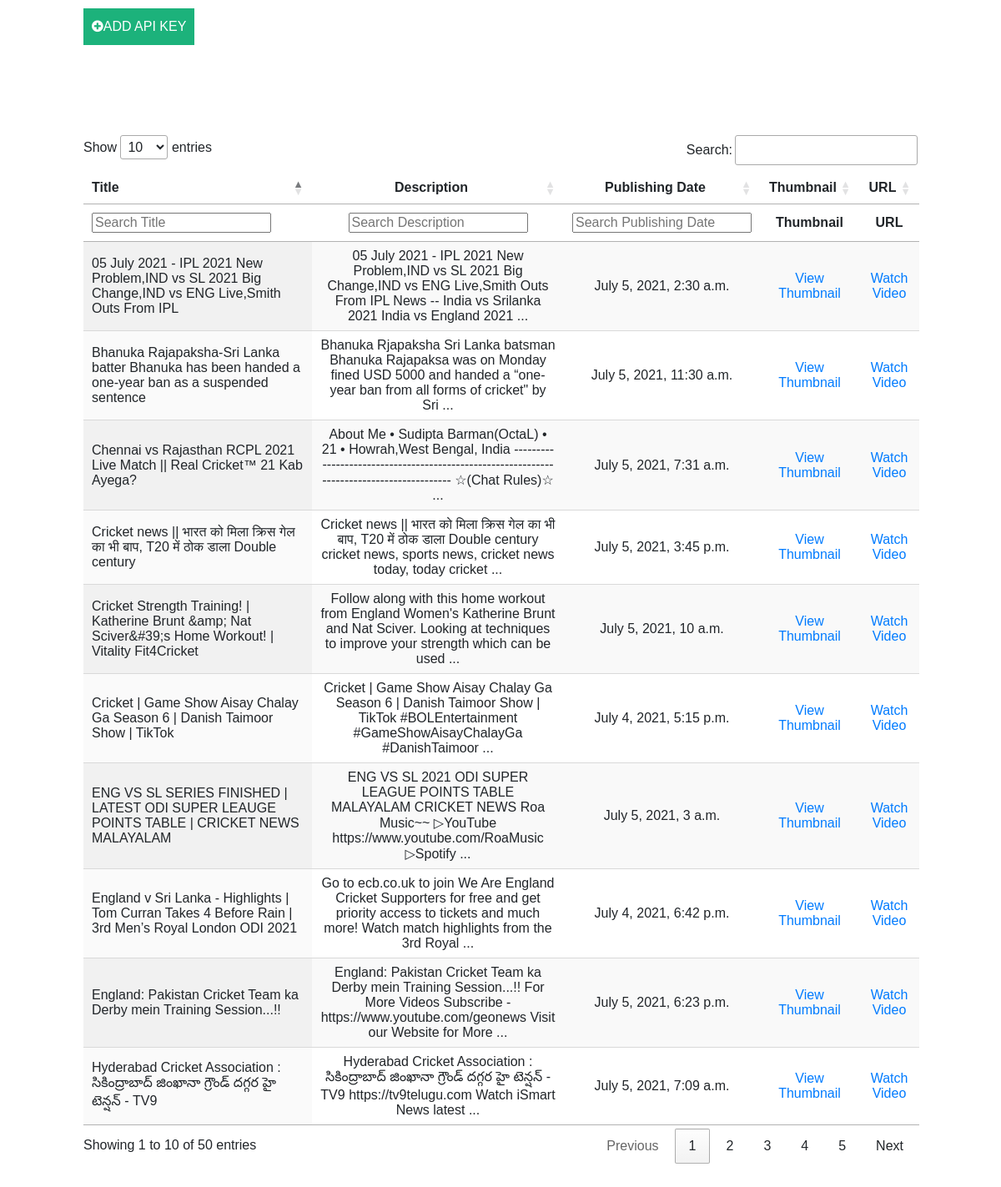
The page / on the database its author committed.
### video_app/models.py (models this page shows, shortened)
class videos(models.Model):
    video_id = models.CharField(max_length=200,null=True,unique=True)
    title = models.CharField(max_length=500,null=True)
    description = models.CharField(max_length=2000,null=True)
    date = models.DateTimeField(null=True)
    photo = models.CharField(max_length=100,null=True)
    url = models.CharField(max_length=500,null=True)

### video_app/views.py (the view)
# urls.py: path('', views.dashboard, name='dashboard'),
def dashboard(request):
    entries = getattr(models, VIDEOS).objects.all().order_by('-'+DATE)
    return render(request, BASE_PATH, {ENTRIES: entries})

### video_app/templates/video_app/base.html (shortened to what this page needs)
<!DOCTYPE>
    <html>
    <head>
{% include "video_app/imports/css.html" %}
    <head>
    <body>
    <button type='button' onclick="crud()"  style=" width:auto;padding:10px;margin-left:100px;margin-top:10px"><i class="fa fa-plus-circle"></i>ADD API KEY</button>
    <div style="padding:100px">
    {% include "video_app/table/table.html" %}
</body>
</html>

### video_app/templates/video_app/table/table.html
<table id="table_id" class="display">
    <thead>
        <tr>
            <th>Title</th>
            <th style="text-align:center">Description</th>
            <th style="text-align:center">Publishing Date</th>
            <th style="text-align:center">Thumbnail</th>
            <th style="text-align:center">URL</th>
        </tr>
    </thead>
    <tbody>
    {% for entry in entries %}
        <tr>
            <td>{{ entry.title }}</td>
            <td style="text-align:center" >{{ entry.description }}</td>
            <td style="text-align:center" >{{ entry.date }}</td>
            <td style="text-align:center" ><a href="{{ entry.photo }}" target='_blank'>View Thumbnail</a></td>
            <td style="text-align:center" ><a href="{{ entry.url }}" targer='_blank'>Watch Video</a></td>
        </tr>
        {% endfor %}
    </tbody>
</table>

### video_app/templates/video_app/imports/style.html (style rules this page uses)
body { font-family: Arial, Helvetica, sans-serif; }
* { box-sizing: border-box; }
button { background-color: #04AA6D; color: white; padding: 14px 20px; margin: 8px 0; border: none; cursor: pointer; width: 100%; opacity: 0.9; }

### rows shown on the page
videos: title "England: Pakistan Cricket Team ka Derby mein Training Session...!!", description "England: Pakistan Cricket Team ka Derby mein Training Session...!! For More Videos Subscribe - https://www.youtube.com/geonews Visit our Website for More ...", date "July 5, 2021, 6:23 p.m."
videos: title "Cricket news || भारत को मिला क्रिस गेल का भी बाप, T20 में ठोक डाला Double century", description "Cricket news || भारत को मिला क्रिस गेल का भी बाप, T20 में ठोक डाला Double century cricket news, sports news, cricket news today, today cricket ...", date "July 5, 2021, 3:45 p.m."
videos: title "Bhanuka Rajapaksha-Sri Lanka batter Bhanuka has been handed a one-year ban as a suspended sentence", description "Bhanuka Rjapaksha Sri Lanka batsman Bhanuka Rajapaksa was on Monday fined USD 5000 and handed a “one-year ban from all forms of cricket\" by Sri ...", date "July 5, 2021, 11:30 a.m."
videos: title "Cricket Strength Training! | Katherine Brunt &amp; Nat Sciver&#39;s Home Workout! | Vitality Fit4Cricket", description "Follow along with this home workout from England Women's Katherine Brunt and Nat Sciver. Looking at techniques to improve your strength which can be used ...", date "July 5, 2021, 10 a.m."
videos: title "Chennai vs Rajasthan RCPL 2021 Live Match || Real Cricket™ 21 Kab Ayega?", description "About Me • Sudipta Barman(OctaL) • 21 • Howrah,West Bengal, India ------------------------------------------------------------------------------------------ ☆(Chat Rules)☆ ...", date "July 5, 2021, 7:31 a.m."
videos: title "Hyderabad Cricket Association : సికింద్రాబాద్ జింఖానా గ్రౌండ్ దగ్గర హై టెన్షన్ - TV9", description "Hyderabad Cricket Association : సికింద్రాబాద్ జింఖానా గ్రౌండ్ దగ్గర హై టెన్షన్ - TV9 https://tv9telugu.com Watch iSmart News latest ...", date "July 5, 2021, 7:09 a.m."
videos: title "ENG VS SL SERIES FINISHED | LATEST ODI SUPER LEAUGE POINTS TABLE | CRICKET NEWS MALAYALAM", description "ENG VS SL 2021 ODI SUPER LEAGUE POINTS TABLE MALAYALAM CRICKET NEWS Roa Music~~ ▷YouTube https://www.youtube.com/RoaMusic ▷Spotify ...", date "July 5, 2021, 3 a.m."
videos: title "05 July 2021 - IPL 2021 New Problem,IND vs SL 2021 Big Change,IND vs ENG Live,Smith Outs From IPL", description "05 July 2021 - IPL 2021 New Problem,IND vs SL 2021 Big Change,IND vs ENG Live,Smith Outs From IPL News -- India vs Srilanka 2021 India vs England 2021 ...", date "July 5, 2021, 2:30 a.m."
videos: title "England v Sri Lanka - Highlights | Tom Curran Takes 4 Before Rain | 3rd Men’s Royal London ODI 2021", description "Go to ecb.co.uk to join We Are England Cricket Supporters for free and get priority access to tickets and much more! Watch match highlights from the 3rd Royal ...", date "July 4, 2021, 6:42 p.m."
videos: title "Cricket | Game Show Aisay Chalay Ga Season 6 | Danish Taimoor Show | TikTok", description "Cricket | Game Show Aisay Chalay Ga Season 6 | Danish Taimoor Show | TikTok #BOLEntertainment #GameShowAisayChalayGa #DanishTaimoor ...", date "July 4, 2021, 5:15 p.m."
